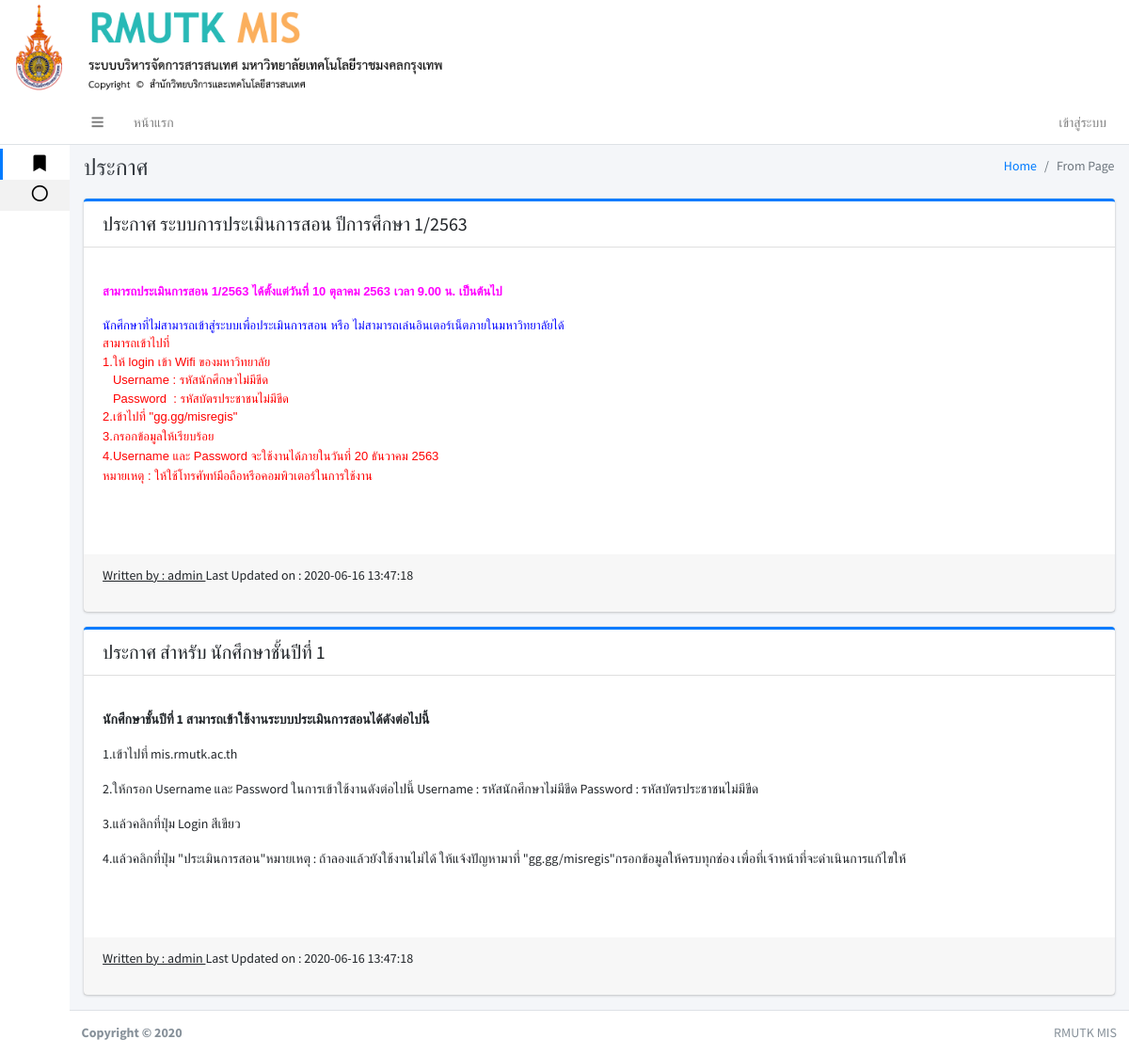
Before: / with the older database file.
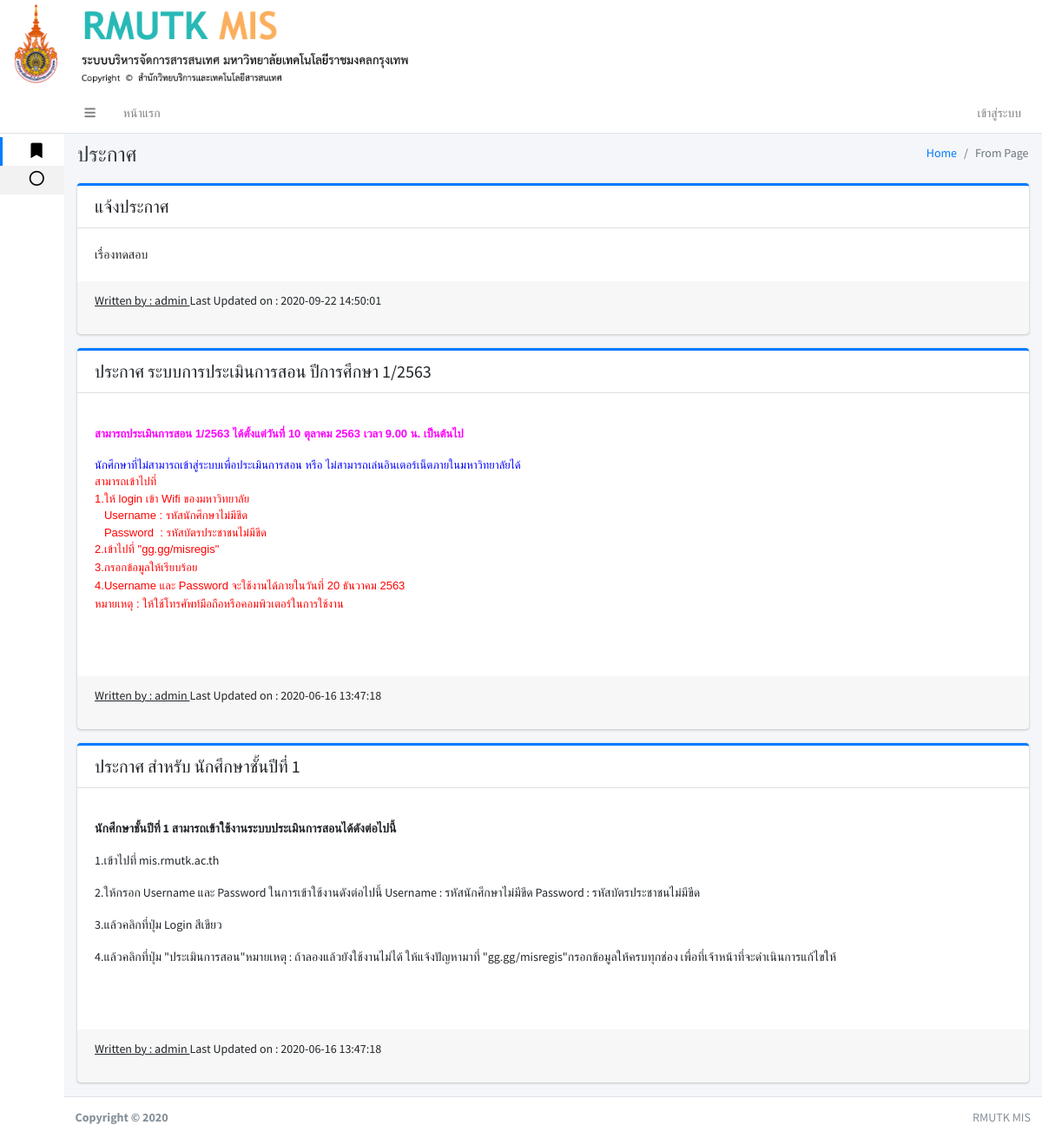
After: the same page with the newer database file.
### tables this page shows
CREATE TABLE `news` (
  `n_id` int(11) NOT NULL,
  `n_user_id` int(11) NOT NULL,
  `n_head` varchar(250) NOT NULL,
  `n_detail` varchar(2500) NOT NULL,
  `n_status` int(11) NOT NULL,
  `n_time` timestamp NOT NULL DEFAULT current_timestamp() ON UPDATE current_timestamp()
);

CREATE TABLE `user` (
  `user_id` int(11) NOT NULL,
  `first_name` varchar(150) NOT NULL,
  `last_name` varchar(150) NOT NULL,
  `username` varchar(150) NOT NULL,
  `password` varchar(150) NOT NULL,
  `user_tumn` varchar(250) NOT NULL,
  `user_kana_id` int(11) NOT NULL,
  `user_saka_id` int(11) NOT NULL,
  `user_status` int(11) NOT NULL
);

### new.php (the view)
 <div class="content-header">
 	<div class="container-fluid">
 		<div class="row mb-2">
 			<div class="col-sm-6">
 				<h1 class="m-0 text-dark">ประกาศ</h1>
 			</div>
 			<div class="col-sm-6">
 				<ol class="breadcrumb float-sm-right">
 					<li class="breadcrumb-item"><a href="#">Home</a></li>
 					<li class="breadcrumb-item active">From Page</li>
 				</ol>
 			</div>
 		</div>
 	</div>
 </div>
 <div class="content">
  <div class="container-fluid">
    <div class="row">
      <div class="col-lg-12">
        <?php
        include 'conn.php';
        $sqlhnew=" SELECT * FROM news WHERE n_status = 0 order by n_id desc";
        $qryhnew = mysqli_query($conn,$sqlhnew);
        ?>
        <?php
        while ($rownew = $qryhnew->fetch_array()) {
          $sqlhuser =" SELECT * FROM user where user_id =".$rownew['n_user_id'];
          $qryhuser = mysqli_query($conn,$sqlhuser);
          $rowuser = mysqli_fetch_assoc($qryhuser);
          ?>
          <div class="card card-primary card-outline">
            <div class="card-header">
              <h5 class="m-0"><?php echo $rownew['n_head']; ?></h5>
            </div>
            <div class="card-body">
              <p class="card-text">
                <?php echo $rownew['n_detail']; ?>
              </p>
            </div>
            <div class="card-footer">
            <p> <?php echo "<u> Written by : ".$rowuser['first_name']." </u> Last Updated on : ".$rownew['n_time']; ?></p>
           </div>
         </div>
         <?php
       }
       ?>
     </div>
   </div>
 </div>
</div>

Changed rows visible on the page:
added news: n_head "แจ้งประกาศ", n_detail "เรื่องทดสอบ", user.first_name "admin", n_time "2020-09-22 14:50:01"
